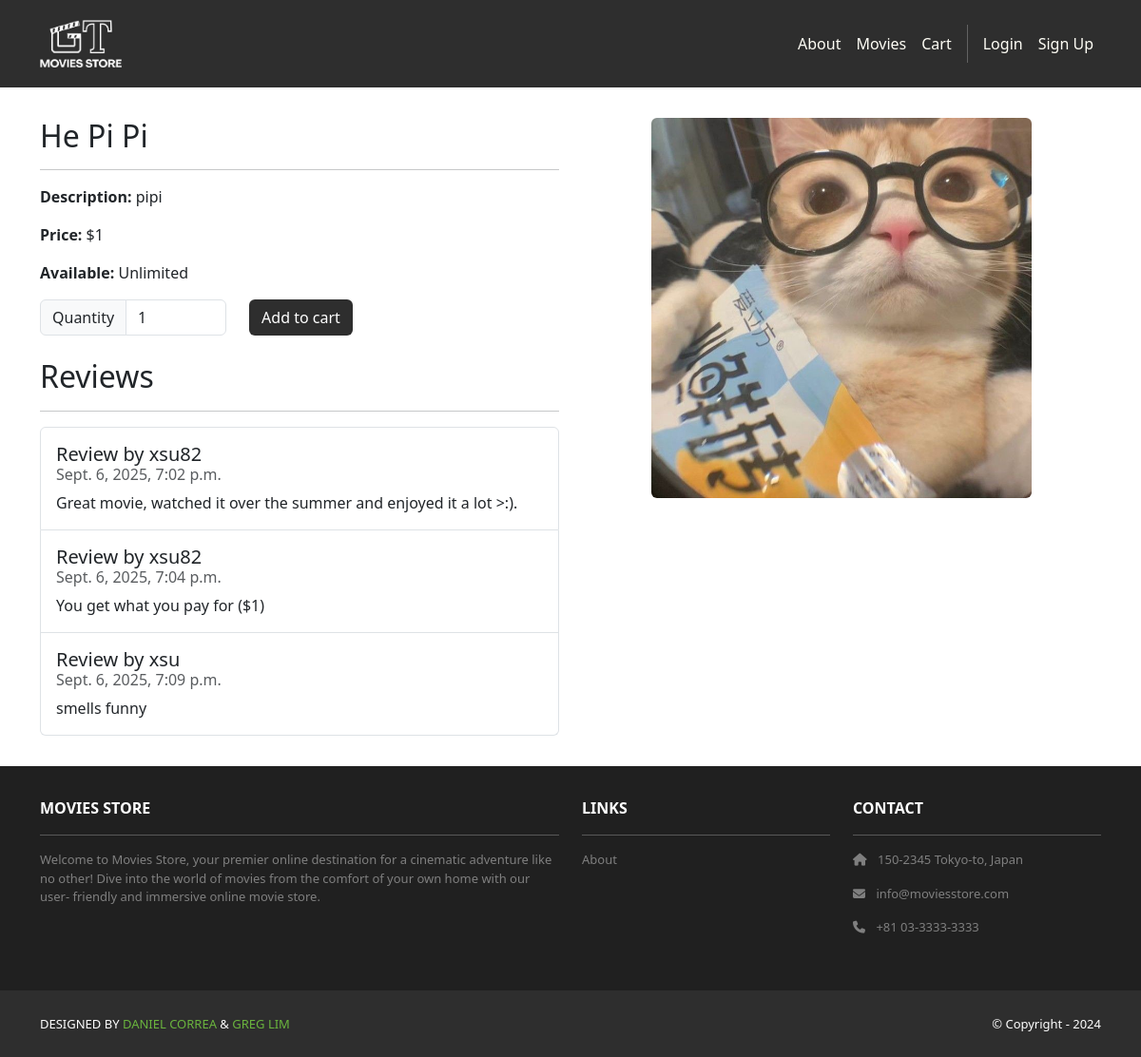
The app's page /movies/2/ with its own data.
### movies/models.py (models this page shows, shortened)
class Movie(models.Model):
    id = models.AutoField(primary_key=True)
    name = models.CharField(max_length=255)
    price = models.IntegerField()
    description = models.TextField()
    image = models.ImageField(upload_to='movie_images/')
    amount_left = models.PositiveIntegerField(null=True, blank=True, default=None)

class Review(models.Model):
    id = models.AutoField(primary_key=True)
    comment = models.CharField(max_length=255)
    date = models.DateTimeField(auto_now_add=True)
    movie = models.ForeignKey(Movie,
        on_delete=models.CASCADE)
    user = models.ForeignKey(User,
        on_delete=models.CASCADE)

### movies/views.py (the view)
# urls.py: path('<int:id>/', views.show, name='movies.show'),
def show(request, id):
    movie = Movie.objects.get(id=id)
    reviews = Review.objects.filter(movie=movie)
    template_data = {}
    template_data['title'] = movie.name
    template_data['movie'] = movie
    template_data['reviews'] = reviews
    return render(request, 'movies/show.html',
                    {'template_data': template_data})

### movies/templates/movies/show.html (shortened to what this page needs)
{% extends 'base.html' %}
{% block content %}
  {% load static %}
  <div class="p-3">
    <div class="container">
      <div class="row mt-3">
        <div class="col-md-6 mx-auto mb-3">
          <h2>{{ template_data.movie.name }}</h2>
          <hr />
          <p>
            <b>Description:</b> {{ template_data.movie.description }}
          </p>
          <p>
            <b>Price:</b> ${{ template_data.movie.price }}
          </p>
          {% if template_data.movie.amount_left is None %}
            <p><b>Available:</b> Unlimited</p>
          {% elif template_data.movie.amount_left > 0 %}
            <p><b>Stock left:</b> {{ template_data.movie.amount_left }}</p>
          {% else %}
            <p class="text-danger"><b>Sold Out</b></p>
          {% endif %}
          {% if template_data.movie.amount_left is None or template_data.movie.amount_left > 0 %}
            <form method="post" action="{% url 'cart.add' id=template_data.movie.id %}">
              <div class="row">
                <div class="col-auto">
                  <div class="input-group col-auto">
                    <div class="input-group-text">Quantity</div>
                    <input
                      type="number"
                      min="1"
                      max="{% if template_data.movie.amount_left %}{{ template_data.movie.amount_left }}{% else %}10{% endif %}"
                      class="form-control quantity-input"
                      name="quantity"
                      value="1"
                    />
                  </div>
                </div>
                <div class="col-auto">
                  <button class="btn bg-dark text-white" type="submit">Add to cart</button>
                </div>
              </div>
            </form>
          {% endif %}
          <h2 class="mt-4">Reviews</h2>
          <hr />
          <ul class="list-group">
            {% for review in template_data.reviews %}
              <li class="list-group-item pb-3 pt-3">
                <h5 class="card-title">Review by {{ review.user.username }}</h5>
                <h6 class="card-subtitle mb-2 text-muted">{{ review.date }}</h6>
                <p class="card-text">{{ review.comment }}</p>
              </li>
            {% empty %}
              <li class="list-group-item">No reviews yet.</li>
            {% endfor %}
          </ul>
        </div>
        <div class="col-md-6 mx-auto mb-3 text-center">
          <img src="{{ template_data.movie.image.url }}" class="rounded img-card-400" />
        </div>
      </div>
    </div>
  </div>
{% endblock %}

### moviesstore/static/css/style.css (style rules this page uses)
.bg-dark { background-color: #2E2E2E !important; }
.img-card-400 { width: fit-content; max-height: 400px; }

### records on screen
Movie: movie.name "He Pi Pi", movie.description "pipi", movie.price "1", quantity "1", movie.image (picture)
Review: user.username "xsu82", date "Sept. 6, 2025, 7:02 p.m.", comment "Great movie, watched it over the summer and enjoyed it a lot >:)."
Review: user.username "xsu82", date "Sept. 6, 2025, 7:04 p.m.", comment "You get what you pay for ($1)"
Review: user.username "xsu", date "Sept. 6, 2025, 7:09 p.m.", comment "smells funny"
